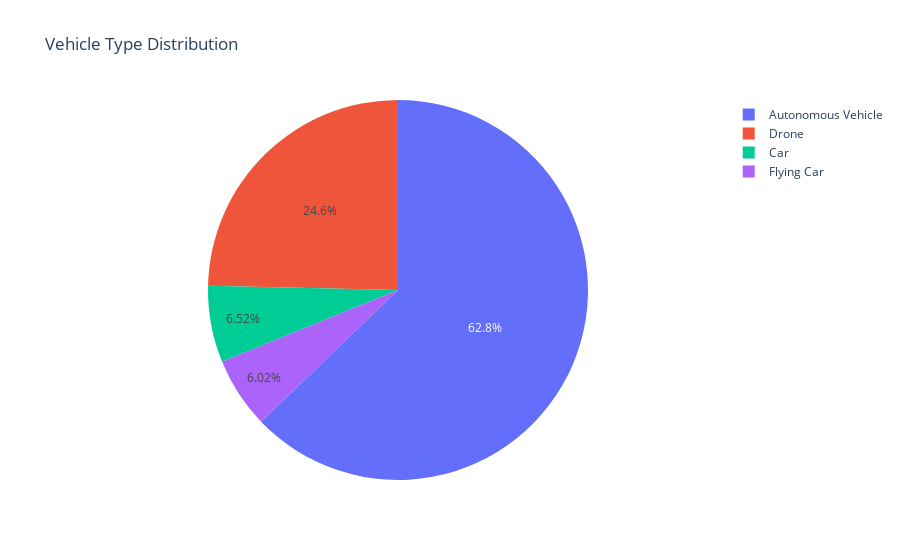

Notebook code cell kept with this figure:
### Code cell
fig = px.pie(df, names="Vehicle Type", title="Vehicle Type Distribution")
fig.show()

### Figure 1 — Plotly figure (JSON) as saved in the notebook; plotly's stock layout.template omitted (floating-point values rounded to 4 significant figures; data arrays with more than 128 entries replaced by an {"elided": "..."} marker saying what was removed)
{"data": [{"domain": {"x": [0, 1], "y": [0, 1]}, "hovertemplate": "Vehicle Type=%{label}<extra></extra>", "labels": {"elided": "12000 str values"}, "legendgroup": "", "name": "", "showlegend": true, "type": "pie"}], "layout": {"legend": {"tracegroupgap": 0}, "title": {"text": "Vehicle Type Distribution"}}}
